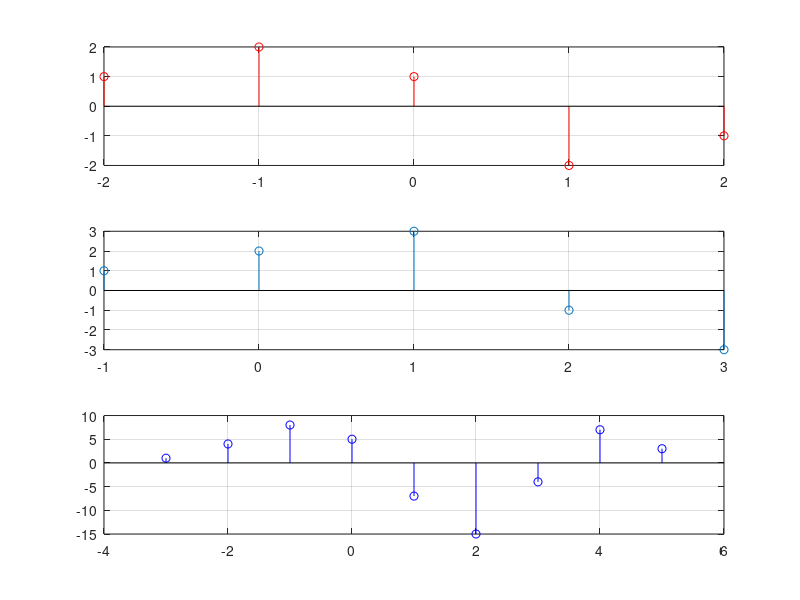

Source code (MATLAB):
clc;
close all;
clear all;
n1= -2:1:2;
n2= -1:1:3;
h= 1*(n1==-2)+2*(n1==-1)+1*(n1==0)-2*(n1==1)-1*(n1==2)+0*(n1<-2 & n1>2);
x= 1*(n2==-1)+2*(n2==0)+3*(n2==1)-1*(n2==2)-3*(n2==3)+0*(n2<-1 & n2>3);

n3= -3:1:5;
y= conv(h,x);
subplot (3,1,1);
stem(n1,h, 'r');
grid on;
subplot (3,1,2);
stem(n2,x);
grid on;
subplot (3,1,3);
stem(n3,y, 'b');
grid on;
